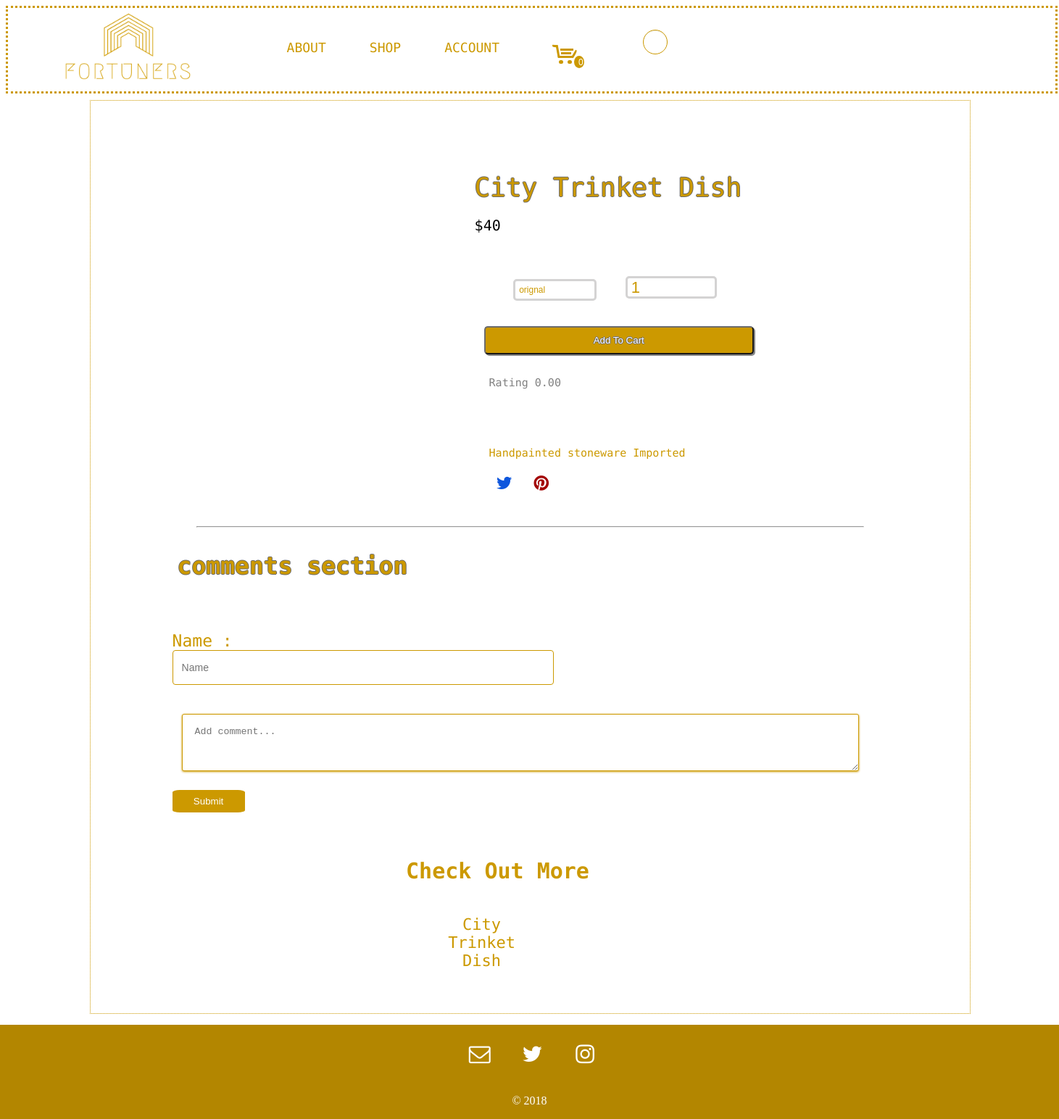
The app's page /product.php?id=18 (signed in) with its own data.
### tables this page shows
CREATE TABLE `product` (
  `productNo` int(11) NOT NULL,
  `orgPrice` int(10) NOT NULL,
  `price` int(10) NOT NULL,
  `description` text NOT NULL,
  `avgRate` decimal(4,2) NOT NULL DEFAULT '0.00',
  `refunded` varchar(30) NOT NULL DEFAULT '0',
  `sold` int(30) NOT NULL DEFAULT '0',
  `Name` varchar(30) NOT NULL,
  `numOfRate` int(30) NOT NULL DEFAULT '0',
  `catID` int(10) NOT NULL,
  `discount` int(3) NOT NULL DEFAULT '0',
  `pic` varchar(100) NOT NULL
);

### product.php (the view, shortened to what this page needs)
<!DOCTYPE html>
<html>
<head>
  <link href="CSS/Footer.css" rel="stylesheet" type="text/css">
  <link href="CSS/product.css" rel="stylesheet" type="text/css">
  <link rel="stylesheet" href="https://cdnjs.cloudflare.com/ajax/libs/font-awesome/4.7.0/css/font-awesome.min.css">
  </head>
<body>
<?php include 'personal_header.php';?>
<?php
$PostIDFromURL=$_GET["id"];
$ViewQuery="SELECT * FROM product WHERE productNo='$PostIDFromURL'";
$Execute=mysqli_query($conn,$ViewQuery);
while($DataRows=mysqli_fetch_array($Execute)){
    $Name=$DataRows["Name"];
    $price=$DataRows["price"];
    $description=$DataRows["description"];
    $avgRate=$DataRows['avgRate'];
    $imgMain=$DataRows["pic"];}
?>
        <div class="navigationbar">
                <div class="container">
        <div class="row">
                <div class="wrapper">
                <form action="AddToCart.php?id=<?php echo $_GET['id'];?>" method="post">
    <div class="info">
                                 <br>
                                  <div class="info-field"> <span class="product-name" name="name"><?php echo $Name?></span>
                                  </div>
                                   <div class="info-field"> <p class="product-price" name="price">$<?php echo $price ?>   &nbsp;&nbsp;<span class="diss"style="text-decoration: line-through; color:gray;  font-size:15px;" > </span></p>
                                   </div>
                                   <?php
                                   $id=$_GET["id"];
                                    ?>
                                     <div style=""class="info-field"> <div class="select-dropdown">
                      <?php
                         $servername = "localhost";
                           $username = "root";
                            $password = "";
                       $conn = mysqli_connect($servername, $username, $password);
             $sql = "SELECT * FROM `productcolor` WHERE productNO='$id'";
            $result = mysqli_query($conn, $sql);
          $resultCheck= mysqli_num_rows($result);
          if ($resultCheck > 0){
echo " &nbsp; &nbsp; <select name='color'style='width:115px; padding:5px; margin-top:8px; border-radius:5px; border:solid ;border-color: #D4D3D3;' >";
         while($row = mysqli_fetch_assoc($result)){
echo "<option value =".$row["colorID"].">". $row["color"]."</option>";
          }
          echo "</select>";
        }
        ?></label>
                                      <input id="number" type="number" value="1" name="Quantity" min="1" style='width:110px; height:15px; padding:5px; margin-top:8px; border-radius:5px; border:solid ;border-color: #D4D3D3;'>
                                          </div>
                                     </div>
                                     <div class="info-field" >
                                            <br><br>
                                            <div class="info-field">
                                                    <button class="product-addtocart" type="submit" name="submitCart" id="addCartButton">Add To Cart</button>
                                            </div>
                                            <div class="info-field">
                                           <p style="color:gray;  font-size:15px; "> Rating <?php echo $avgRate?></p>
                                            </div>
                                            </form>
                                     <br><br>
                                     <div class="info-field"> <span class="product-description"><?php echo $description; ?></span>
                                     </div>
                                     <div class="info-field" class="share">
                                            <a href="https://twitter.com/" class="share-link" id= "twitter"><i style="font-size:24px" class="fa">&#xf099;</i>  </a>
                                            <a href="https://www.pinterest.com/" class="share-link" id= "pin"><i style="font-size:24px" class="fa">&#xf0d2;</i> </a>
                                    </div>
    </div>
                        </div>
                        <br>
                        <hr width=919px;>
                        <p id="commentSection">comments section</p><br><br>
                        <form action="product.php?id=<?php echo $PostIDFromURL; ?>" method="post">
                            <div class="form-group">
                                <label for="CommentName">Name : </label>
                                <input class="form-control" type="Name" name="Name" id="Email" placeholder="Name">
                 </div>
                 <div class="comments">
                <div class="comment-wrap">
                   <textarea name="comments" class="comment-block" cols="30" rows="3" placeholder="Add comment..."></textarea>
              </div>
        </div>
           <input class="buttonSub" type="submit" class="send-msg" value="Submit" name="submit"><br>
                                </form><br>
                       <?php
$servername = "localhost";
$username = "root";
$password = "";
$conn = mysqli_connect($servername, $username, $password);
    ?>
<br>
<?php
$ViewQuery="SELECT Name,productNo,pic FROM product ORDER BY RAND()";
    $Execute=mysqli_query($conn,$ViewQuery) or die("Error: " . mysqli_error($conn));
    while($DataRows=mysqli_fetch_assoc($Execute)){
        $productNoCheck=$DataRows["productNo"];
        $NameCheck=$DataRows["Name"];
        $imgMainCheck=$DataRows["pic"];
    }
        ?>
            <div class="section">
                <div class="section-title"><h2>Check Out More </h2></div>
                            <a href="product.php?id=<?php echo $productNoCheck?>" class="sectionProduct">
                                <div class="section-image"><img src="<?php echo $imgMainCheck?>" alt=""></div>
                                <div class="section-name"><?php echo $NameCheck?></div>
                            </a>
                </div>
            </div>
                    </div>
</body>
  </html>

### CSS/Footer.css (style rules this page uses)
.footer { margin-top:1em; position: absolute; right: 0; left: 0; padding: 1rem; padding: 0.00em; background-color: #b38600; text-align: center; }
.footer p { font-family: "Times New Roman", Times, serif; color:white; }
.footer a { text-decoration:none; color: white; }
.footer .fa { padding: 20px; font-size: 30px; width: 20px; text-align: center; text-decoration: none; margin: 5px 2px; }
.footer .fa-twitter { background:none; color: white; }
.footer .fa-instagram { background: none; color: white; }

### CSS/product.css (style rules this page uses)
div .info-field { color: #cc9900; margin: 20px; padding-right:90px; }
.product-name { font-size: 36px; text-shadow: -1px 0 rgb(109, 108, 108), 0 1px rgb(109, 108, 108), 1px 0 rgb(109, 108, 108), 0 -1px rgb(109, 108, 108); }
.product-price { color:black; font-size: 20px; }
.select-dropdown { margin-top: 30px; margin-right: 40px; position: relative; width: auto; float: left; margin-bottom:20px; }
select { cursor: pointer; margin-bottom: 20px; padding: 12px 92px 12px 15px; background-color: #ffffff; border-color:#cc9900; border-radius: 5px; color: #cc9900; font-size: 12px; margin: 15px; -webkit-appearance: none; -moz-appearance: none; appearance: none; }
.navigationbar .container { right: 250px; width:84%; margin-left: 8%; margin-right: 8%; margin-top: -3.5%; overflow:hidden; display:inline-block; border:1.5px dotted #cc9900; font-family: 'Nova Mono', sans-serif; }
.wrapper { margin: 60px; }
.info { margin-left: 450px; }
.product-addtocart { margin: 20px -7px 30px; width: 97%; cursor: pointer; background: #cc9900; box-shadow: 2px 2px #888888; color: #fff; text-shadow: -1px 0 rgb(109, 108, 108), 0 1px rgb(109, 108, 108), 1px 0 rgb(109, 108, 108), 0 -1px rgb(109, 108, 108); display: block; border-radius: 5px; border-color: rgb(109, 108, 108); padding: 10px; }
.product-description { font-size: 15px; }
.share-link { margin: 5px; padding: 5px; }
#twitter { color : rgb(13, 86, 221); }
#pin { color: rgb(163, 6, 6); }
a { text-decoration: none; }
#commentSection { font-size: 33px; font-weight: bold; color:#cc9900; margin-left: 60px;; text-shadow: -1px 0 rgb(109, 108, 108), 0 1px rgb(109, 108, 108), 1px 0 rgb(109, 108, 108), 0 -1px rgb(109, 108, 108); }
.form-group { font-size: 23px; color:#cc9900; margin-left: 53px; }
.form-control { display: block; width: 500px; height: 34px; padding: 6px 12px; font-size: 14px; line-height: 1.42857143; color: #cc9900; background-color: #fff; background-image: none; border: 1px solid #cc9900; border-radius: 4px; }
.comment-wrap { margin-bottom: 1.25rem; display: table; width: 100%; min-height: 5.3125rem; }
.comments { margin: 2.5rem auto 0; max-width: 60.75rem; padding: 0 1.25rem; }
.comment-block { border: 1px solid #cc9900; padding: 1rem; background-color: rgb(255, 255, 255); display: table-cell; vertical-align: top; border-radius: 0.1875rem; box-shadow: 0 1px 3px 0 #cc9900; width: 900px; margin-left: 6px; }
.buttonSub { margin-left: 53px; border: 7px solid #cc9900; background-color: #cc9900; color:white; border-radius: 10%; width: 100px; }
.section-title { text-align: center; margin-right: 90px; font-size: 20px; color: #cc9900; margin-bottom: 25px; }
.sectionProduct { display: block; margin-left: 390px; overflow: hidden; width: 280px; }
.section-name { font-size: 22px; margin-left: 40px; text-align: center; margin-right: 60%; width: 100px; }
.section a { color: #cc9900; }

### product.php (style rules this page uses)
#number { width: 150px; height:34px; background-color: #ffffff; border-radius: 5px; color: #cc9900; font-size: 22px; margin: 15px; -webkit-appearance: none; -moz-appearance: none; appearance: none; }

### records on screen
product: Name "City Trinket Dish", price "40", avgRate "0.00", description "Handpainted stoneware Imported"

### other values on screen
form field color "orignal"
